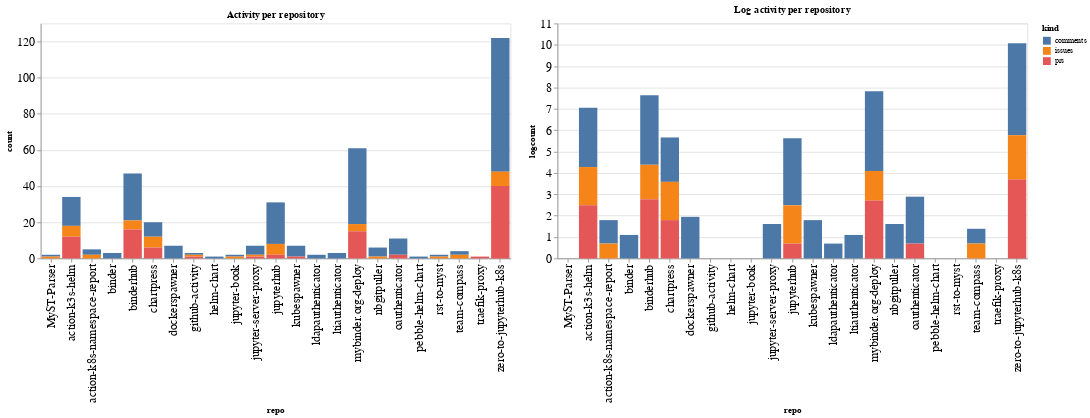

The code cell stored with this chart in its notebook:
### Code cell
ch1 = alt.Chart(repo_summaries, width=600, title="Activity per repository").mark_bar().encode(
    x='repo',
    y='count',
    color='kind',
    tooltip="kind"
)

ch2 = alt.Chart(repo_summaries, width=600, title="Log activity per repository").mark_bar().encode(
    x='repo',
    y='logcount',
    color='kind',
    tooltip="kind"
)

ch1 | ch2

### Figure 1 — Vega-Lite specification as saved in the notebook (floating-point values rounded to 4 significant figures)
{"config": {"axisLeft": {"labelFontSize": 15}, "axisBottom": {"labelFontSize": 15}}, "hconcat": [{"mark": "bar", "encoding": {"color": {"type": "nominal", "field": "kind"}, "tooltip": {"type": "nominal", "field": "kind"}, "x": {"type": "nominal", "field": "repo"}, "y": {"type": "quantitative", "field": "count"}}, "title": "Activity per repository", "width": 600}, {"mark": "bar", "encoding": {"color": {"type": "nominal", "field": "kind"}, "tooltip": {"type": "nominal", "field": "kind"}, "x": {"type": "nominal", "field": "repo"}, "y": {"type": "quantitative", "field": "logcount"}}, "title": "Log activity per repository", "width": 600}], "data": {"name": "data-ac21895365041e1171fca881532738ba"}, "$schema": "https://vega.github.io/schema/vega-lite/v4.8.1.json", "datasets": {"data-ac21895365041e1171fca881532738ba": [{"repo": "MyST-Parser", "kind": "comments", "count": 1, "logcount": 0.0}, {"repo": "MyST-Parser", "kind": "issues", "count": 1, "logcount": 0.0}, {"repo": "action-k3s-helm", "kind": "comments", "count": 16, "logcount": 2.773}, {"repo": "action-k3s-helm", "kind": "issues", "count": 6, "logcount": 1.792}, {"repo": "action-k3s-helm", "kind": "prs", "count": 12, "logcount": 2.485}, {"repo": "action-k8s-namespace-report", "kind": "comments", "count": 3, "logcount": 1.099}, {"repo": "action-k8s-namespace-report", "kind": "issues", "count": 2, "logcount": 0.6931}, {"repo": "binder", "kind": "comments", "count": 3, "logcount": 1.099}, {"repo": "binderhub", "kind": "comments", "count": 26, "logcount": 3.258}, {"repo": "binderhub", "kind": "issues", "count": 5, "logcount": 1.609}, {"repo": "binderhub", "kind": "prs", "count": 16, "logcount": 2.773}, {"repo": "chartpress", "kind": "comments", "count": 8, "logcount": 2.079}, {"repo": "chartpress", "kind": "issues", "count": 6, "logcount": 1.792}, {"repo": "chartpress", "kind": "prs", "count": 6, "logcount": 1.792}, {"repo": "dockerspawner", "kind": "comments", "count": 7, "logcount": 1.946}, {"repo": "github-activity", "kind": "comments", "count": 1, "logcount": 0.0}, {"repo": "github-activity", "kind": "issues", "count": 1, "logcount": 0.0}, {"repo": "github-activity", "kind": "prs", "count": 1, "logcount": 0.0}, {"repo": "helm-chart", "kind": "comments", "count": 1, "logcount": 0.0}, {"repo": "jupyter-book", "kind": "comments", "count": 1, "logcount": 0.0}, {"repo": "jupyter-book", "kind": "issues", "count": 1, "logcount": 0.0}, {"repo": "jupyter-server-proxy", "kind": "comments", "count": 5, "logcount": 1.609}, {"repo": "jupyter-server-proxy", "kind": "issues", "count": 1, "logcount": 0.0}, {"repo": "jupyter-server-proxy", "kind": "prs", "count": 1, "logcount": 0.0}, {"repo": "jupyterhub", "kind": "comments", "count": 23, "logcount": 3.135}, {"repo": "jupyterhub", "kind": "issues", "count": 6, "logcount": 1.792}, {"repo": "jupyterhub", "kind": "prs", "count": 2, "logcount": 0.6931}, {"repo": "kubespawner", "kind": "comments", "count": 6, "logcount": 1.792}, {"repo": "kubespawner", "kind": "prs", "count": 1, "logcount": 0.0}, {"repo": "ldapauthenticator", "kind": "comments", "count": 2, "logcount": 0.6931}, {"repo": "ltiauthenticator", "kind": "comments", "count": 3, "logcount": 1.099}, {"repo": "mybinder.org-deploy", "kind": "comments", "count": 42, "logcount": 3.738}, {"repo": "mybinder.org-deploy", "kind": "issues", "count": 4, "logcount": 1.386}, {"repo": "mybinder.org-deploy", "kind": "prs", "count": 15, "logcount": 2.708}, {"repo": "nbgitpuller", "kind": "comments", "count": 5, "logcount": 1.609}, {"repo": "nbgitpuller", "kind": "issues", "count": 1, "logcount": 0.0}, {"repo": "oauthenticator", "kind": "comments", "count": 9, "logcount": 2.197}, {"repo": "oauthenticator", "kind": "prs", "count": 2, "logcount": 0.6931}, {"repo": "pebble-helm-chart", "kind": "comments", "count": 1, "logcount": 0.0}, {"repo": "rst-to-myst", "kind": "comments", "count": 1, "logcount": 0.0}, {"repo": "rst-to-myst", "kind": "issues", "count": 1, "logcount": 0.0}, {"repo": "team-compass", "kind": "comments", "count": 2, "logcount": 0.6931}, {"repo": "team-compass", "kind": "issues", "count": 2, "logcount": 0.6931}, {"repo": "traefik-proxy", "kind": "prs", "count": 1, "logcount": 0.0}, {"repo": "zero-to-jupyterhub-k8s", "kind": "comments", "count": 74, "logcount": 4.304}, {"repo": "zero-to-jupyterhub-k8s", "kind": "issues", "count": 8, "logcount": 2.079}, {"repo": "zero-to-jupyterhub-k8s", "kind": "prs", "count": 40, "logcount": 3.689}]}}
